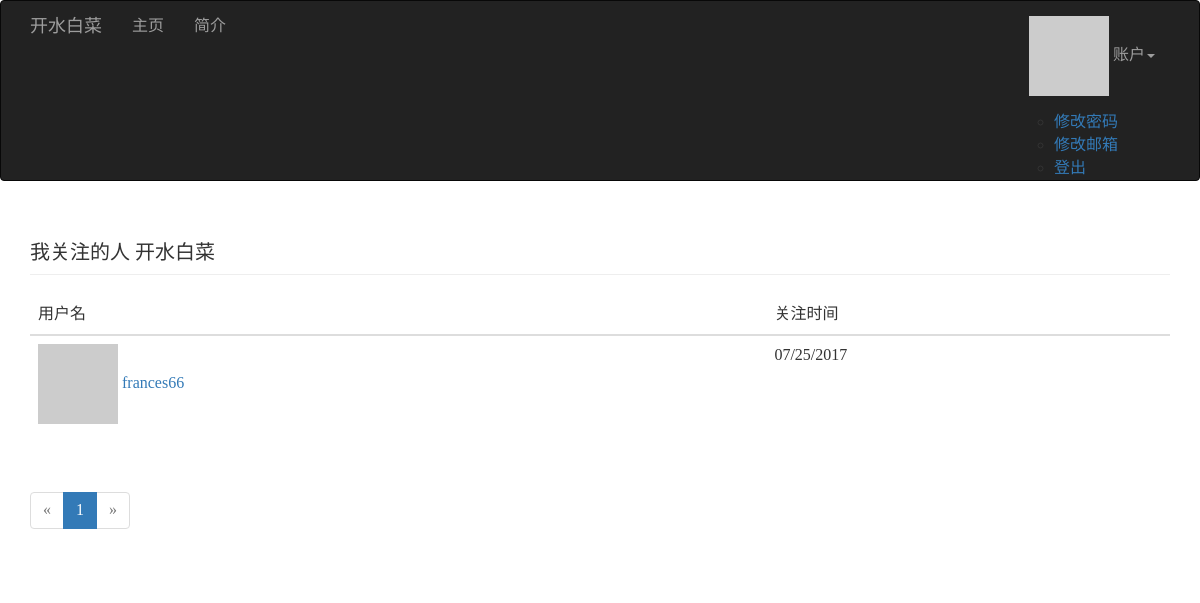
/followed-by/开水白菜 (signed in), run on an earlier commit of the app's database.
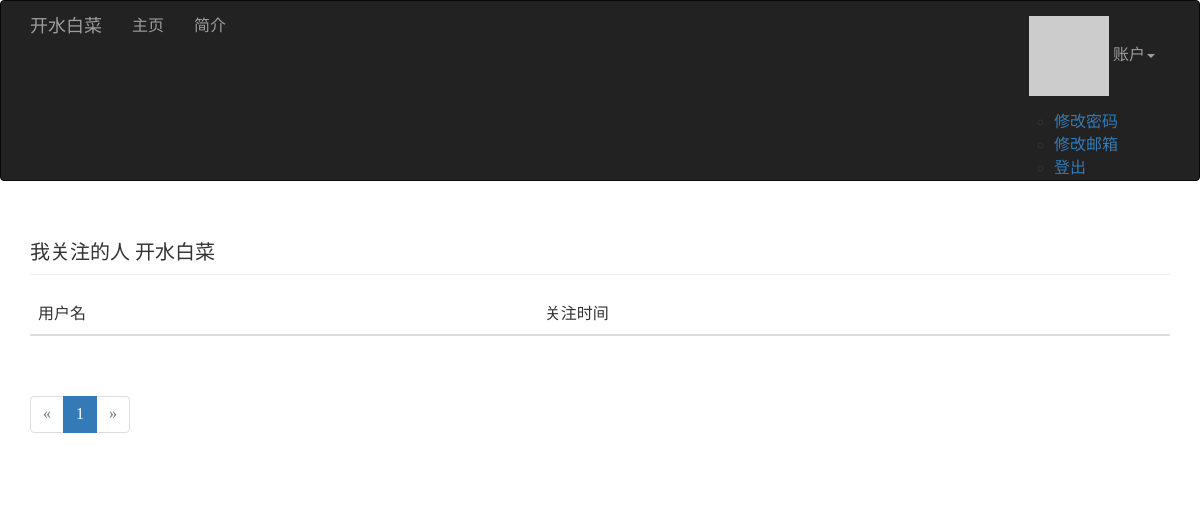
And on a later commit of the database.
### app/models.py (models this page shows, shortened)
class User(UserMixin, db.Model):
    __tablename__ = 'users'
    id = db.Column(db.Integer, primary_key=True)
    email = db.Column(db.String(64), unique=True, index=True)
    username = db.Column(db.String(64), unique=True, index=True)
    password_hash = db.Column(db.String(128))
    role_id = db.Column(db.Integer, db.ForeignKey('roles.id'))
    name = db.Column(db.String(64))
    location = db.Column(db.String(64))
    about_me = db.Column(db.Text())
    member_since = db.Column(db.DateTime(), default=datetime.utcnow)
    last_seen = db.Column(db.DateTime(), default=datetime.utcnow)
    password_hash = db.Column(db.String(128))
    confirmed = db.Column(db.Boolean, default=False)
    avatar_hash = db.Column(db.String(32))
    posts = db.relationship('Post', backref='author', lazy='dynamic')
    followed = db.relationship('Follow', foreign_keys=[Follow.follower_id], backref=db.backref('follower', lazy='joined'), lazy='dynamic', cascade='all, delete-orphan')
    followers = db.relationship('Follow',foreign_keys=[Follow.followed_id], backref=db.backref('followed', lazy='joined'), lazy='dynamic', cascade='all, delete-orphan')
    comments = db.relationship('Comment', backref='author', lazy='dynamic')
    @property
    def password(self):
        raise AttributeError('password is not a readable attribute')
    def can(self, permissions):
        return self.role is not None and (self.role.permissions & permissions) == permissions
    def ping(self):
        self.last_seen = datetime.utcnow()
        db.session.add(self)
    def gravatar(self, size=100, default='identicon', rating='g'):
        if request.is_secure:
            url = 'https://secure.gravatar.com/avatar'
        else:
            url = 'http://www.gravatar.com/avatar'
        hash = hashlib.md5(self.email.encode('utf-8')).hexdigest()
        return '{url}/{hash}?s={size}&d={default}&r={rating}'.format(url=url, hash=hash, size=size, default=default, rating=rating)

class Follow(db.Model):
    __tablename__ = 'follows'
    follower_id = db.Column(db.Integer, db.ForeignKey('users.id'), primary_key=True)
    followed_id = db.Column(db.Integer, db.ForeignKey('users.id'), primary_key=True)
    timestamp = db.Column(db.DateTime, default=datetime.utcnow)

### app/main/views.py (the view)
@main.route('/followed-by/<username>')
def followed_by(username):
    user = User.query.filter_by(username=username).first()
    if user is None:
        flash('无此用户')
        return redirect(url_for('.index'))
    page = request.args.get('page', 1, type=int)
    pagination = user.followed.paginate(page,per_page=current_app.config['FLASKY_FOLLOWERS_PER_PAGE'], error_out=False)
    follows = [{'user': item.followed, 'timestamp': item.timestamp} for item in pagination.items]
    return render_template('followers.html', user=user, title="我关注的人", endpoint='.followed_by', pagination=pagination, follows=follows)

### app/auth/views.py (called while the page is built)
@auth.before_app_request
def before_request():
    if current_user.is_authenticated:
        current_user.ping()
        if not current_user.confirmed and request.endpoint and request.endpoint[:5] != 'auth.' and request.endpoint != 'static':
            return redirect(url_for('auth.unconfirmed'))

### app/main/__init__.py (called while the page is built)
@main.app_context_processor
def inject_permissions():
    return dict(Permission=Permission)

### app/main/views.py (called while the page is built)
@main.after_app_request
def after_request(response):
    for query in get_debug_queries():
        if query.duration >= current_app.config['FLASKY_SLOW_DB_QUERY_TIME']:
            current_app.logger.warning('Slow query: %s\nDuration: %fs\nContext: %s\n' % (query.statement, query.parameters, query.duration, query.context))
    return response

### app/models.py (called while the page is built)
@login_manager.user_loader
def load_user(user_id):
    return User.query.get(int(user_id))

### app/templates/followers.html (shortened to what this page needs)
{% extends "base.html" %}
{% import "_macros.html" as macros %}
{% block page_content %}
<div class="page-header">
	<h1>{{ title }} {{ user.username }}</h1>
</div>
<table class="table table-hover followers">
	<thead><tr><th>用户名</th><th>关注时间</th></tr></thead>
	{% for follow in follows %}
	{% if follow.user != user %}
	<tr>
		<td>
			<a href="{{ url_for('.user', username = follow.user.username) }}">
				<img clss="img-rounded" src="{{ follow.user.gravatar(size=32) }}">
				{{ follow.user.username }}
			</a>
		</td>
		<td>{{ moment(follow.timestamp).format('L') }}</td>
	</tr>
	{% endif %}
	{% endfor %}
</table>
<div class="pagination">
	{{ macros.pagination_widget(pagination, endpoint, username = user.username) }}
</div>
{% endblock %}

What changed in the data, as far as the page shows it:
no longer on this page (row unchanged): User: user.username "frances66"
no longer on this page (row edited): Follow: timestamp "07/25/2017"
